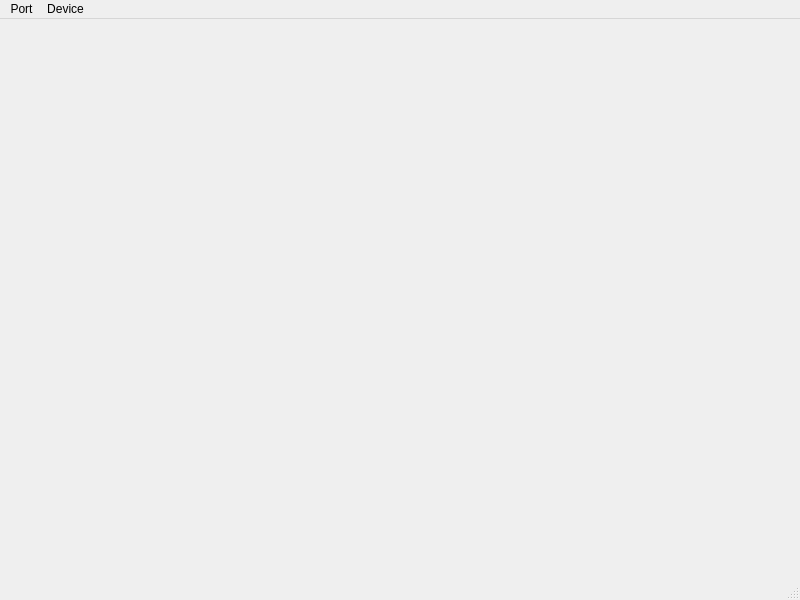
<?xml version="1.0" encoding="UTF-8"?>
<ui version="4.0">
 <class>MainWindow</class>
 <widget class="QMainWindow" name="MainWindow">
  <property name="geometry">
   <rect>
    <x>0</x>
    <y>0</y>
    <width>800</width>
    <height>600</height>
   </rect>
  </property>
  <property name="windowTitle">
   <string>MainWindow</string>
  </property>
  <widget class="QWidget" name="centralwidget"/>
  <widget class="QMenuBar" name="menubar">
   <property name="geometry">
    <rect>
     <x>0</x>
     <y>0</y>
     <width>800</width>
     <height>20</height>
    </rect>
   </property>
   <widget class="QMenu" name="menuPort">
    <property name="title">
     <string>Port</string>
    </property>
    <addaction name="actionAdd_port"/>
   </widget>
   <widget class="QMenu" name="menuDevice">
    <property name="title">
     <string>Device</string>
    </property>
    <addaction name="actionAdd_device"/>
   </widget>
   <addaction name="menuPort"/>
   <addaction name="menuDevice"/>
  </widget>
  <widget class="QStatusBar" name="statusbar"/>
  <action name="actionAdd_port">
   <property name="text">
    <string>Add port</string>
   </property>
  </action>
  <action name="actionAdd_device">
   <property name="text">
    <string>Add device</string>
   </property>
  </action>
 </widget>
 <resources/>
 <connections/>
</ui>
